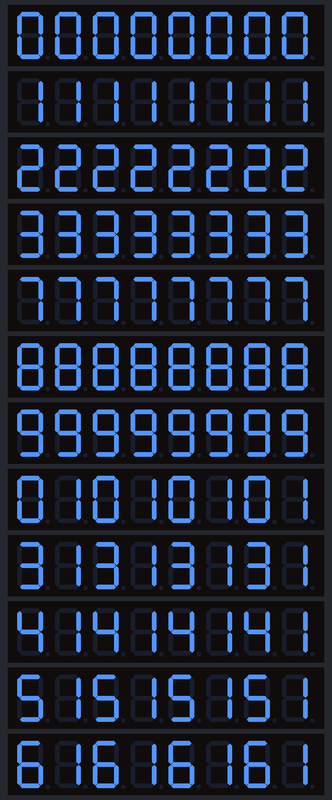
Recording of a sketch running on a simulated Arduino Uno, built with avr-gcc and run on an emulated ATmega328P. On the bench: 12 × 8-digit seven-segment display.

Above: at 0.4 s.

The sketch:

L3Code.ino
```cpp
#include "LedControl.h"
// Pin 11 to Data In, 13to Clk, 10 to LOAD, number of devices is 8
// Pin 5 to Data In, 6 to Clk, 4 to LOAD, number of devices is 8
LedControl lc1=LedControl(7,6,5,8);
LedControl lc2=LedControl(4,3,2,8);
//LedControl lc3=LedControl(14,15,16,8);
LedControl lc3=LedControl(A0,A1,A2,8);
void setup()
{
  Serial.begin(9600);
  // Initialize the 3 MAX7219 devices
  for(int k=0; k<9; k++){
    lc1.shutdown(k,false);  // Enable display
    lc1.setIntensity(k,15); // Set brightness level (0 is min, 15 is max)
    lc1.clearDisplay(k);    // Clear display register

    lc2.shutdown(k,false);  // Enable display
    lc2.setIntensity(k,15); // Set brightness level (0 is min, 15 is max)
    lc2.clearDisplay(k);    // Clear display register

    lc3.shutdown(k,false);  // Enable display
    lc3.setIntensity(k,15); // Set brightness level (0 is min, 15 is max)
    lc3.clearDisplay(k);    // Clear display register

  }
}
int k=0;

void loop()
{
led1(0,0,"00000000",false);
led1(1,0,"11111111",false);
led1(2,0,"22222222",false);
led1(3,0,"33333333",false);
led1(4,0,"44444444",false);
led1(5,0,"55555555",false);
led1(6,0,"66666666",false);
led1(7,0,"66666666",false);

led2(0,0,"77777777",false);
led2(1,0,"88888888",false);
led2(2,0,"99999999",false);
led2(3,0,"10101010",false);
led2(4,0,"11011011",false);
led2(5,0,"12121212",false);
led2(6,0,"12121212",false);
led2(7,0,"12121212",false);

led3(0,0,"13131313",false);
led3(1,0,"14141414",false);
led3(2,0,"15151515",false);
led3(3,0,"16161616",false);
led3(4,0,"17171717",false);
led3(5,0,"18181818",false);
led3(6,0,"12121212",false);
led3(7,0,"12121212",false);

}
void led1(int module, int place, String datas, boolean dot)
{
  for(int i=place;datas[i]!='\0';i++)
  {
    lc1.setDigit(module,i,int(datas[i])-48, false);
  }

}
void led2(int module, int place, String datas, boolean dot)
{
  for(int i=place;datas[i]!='\0';i++)
  {
    lc2.setDigit(module,i,int(datas[i])-48, false);
  }

}
void led3(int module, int place, String datas, boolean dot)
{
  for(int i=place;datas[i]!='\0';i++)
  {
    lc3.setDigit(module,i,int(datas[i])-48, false);
  }
}
```
